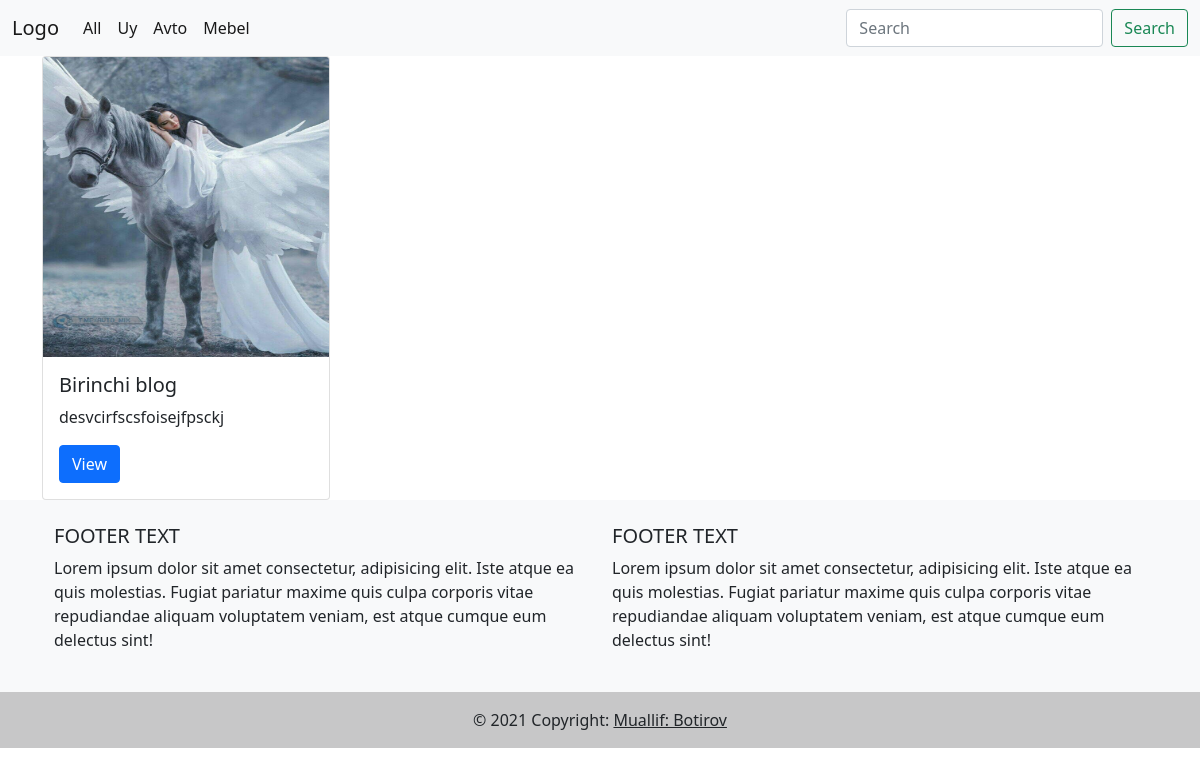
The page /category/3 on the database its author committed.
### main/models.py (models this page shows, shortened)
class Catigory(models.Model):
    name=models.CharField(max_length=100)
    class Meta:
        verbose_name = "Catigory"
        verbose_name_plural = "Catigorys"

class Blog(models.Model):
    title         = models.CharField(max_length=250)
    post_image    = models.ImageField(upload_to='blog_rasm')
    description   = models.TextField(max_length=250)
    categories    = models.ForeignKey(Catigory, on_delete=models.CASCADE,null=True)
    class Meta:
        verbose_name = ("Blog")
        verbose_name_plural = ("Blogs")

### main/views.py (the view)
# urls.py: path('category/<int:id>',views.category,name="category"),
def category(request,id):
    category = get_object_or_404(Catigory, pk=id)
    blogs = Blog.objects.filter( categories=category )
    categories = Catigory.objects.all()
    return render(request,"index.html", {
        "Blog":blogs,
        "categories":categories
    })

### templates/index.html (shortened to what this page needs)
{% extends 'base.html' %}
{% block content %}
	<div class="container">
		<div class="row">
			{%for i in Blog%}
			<div class="col-md-3">
				<div class="card" style="width: 18rem;">
					<img src="{{i.post_image.url}}" height="300px" width="220px" class="card-img-top" alt="...">
					<div class="card-body">
						<h5 class="card-title">{{i.title}}</h5>
						<p class="card-text">{{i.description}}</p>
						<a href="{% url 'detail' i.id %}" class="btn btn-primary">View</a>
					</div>
				</div>
			</div>
			{%endfor%}
		</div>
	</div>
{% endblock content %}

### templates/base.html (shortened to what this page needs)
<!DOCTYPE html>
<html lang="en">
	<head>
		<link
			href="https://cdn.jsdelivr.net/npm/bootstrap@5.0.1/dist/css/bootstrap.min.css"
			rel="stylesheet"
>
	</head>
	<body>
		<nav class="navbar navbar-expand-lg navbar-light bg-light">
			<div class="container-fluid">
				<a class="navbar-brand" href="{% url 'index' %}">Logo</a>
				<div class="collapse navbar-collapse" id="navbarSupportedContent">
					<ul class="navbar-nav me-auto mb-2 mb-lg-0">
						<li class="nav-item">
							<a class="nav-link active" aria-current="page" href="{% url 'index' %}">All</a>
						</li>
						{% for i in categories  %}
						<li class="nav-item">
							<a class="nav-link active" aria-current="page" href="{% url 'category' i.id %}">{{i.name}}</a>
						</li>
						{% endfor %}
					</ul>
					<form class="d-flex" method="GET" action="{% url 'search_view' %}">
						<input class="form-control me-2" name="query" type="search" placeholder="Search"
							aria-label="Search">
						<button class="btn btn-outline-success" type="submit">Search</button>
					</form>
				</div>
			</div>
		</nav>
        {%block content%}
        {%endblock%}
        <footer class="bg-light text-center text-lg-start">
            <div class="container p-4">
              <div class="row">
                <div class="col-lg-6 col-md-12 mb-4 mb-md-0">
                  <h5 class="text-uppercase">Footer text</h5>
                  <p>
                    Lorem ipsum dolor sit amet consectetur, adipisicing elit. Iste atque ea quis
                    molestias. Fugiat pariatur maxime quis culpa corporis vitae repudiandae
                    aliquam voluptatem veniam, est atque cumque eum delectus sint!
                  </p>
                </div>
                <div class="col-lg-6 col-md-12 mb-4 mb-md-0">
                  <h5 class="text-uppercase">Footer text</h5>
                  <p>
                    Lorem ipsum dolor sit amet consectetur, adipisicing elit. Iste atque ea quis
                    molestias. Fugiat pariatur maxime quis culpa corporis vitae repudiandae
                    aliquam voluptatem veniam, est atque cumque eum delectus sint!
                  </p>
                </div>
              </div>
            </div>
            <div class="text-center p-3" style="background-color: rgba(0, 0, 0, 0.2);">
              © 2021 Copyright:
              <a class="text-dark" href="https://t.me/INTILLEGENT">Muallif: Botirov</a>
            </div>
          </footer>
    </body>
</html>

### rows shown on the page
Catigory: name "Uy"
Catigory: name "Avto"
Catigory: name "Mebel"
Blog: post_image (picture), title "Birinchi blog", description "desvcirfscsfoisejfpsckj"
